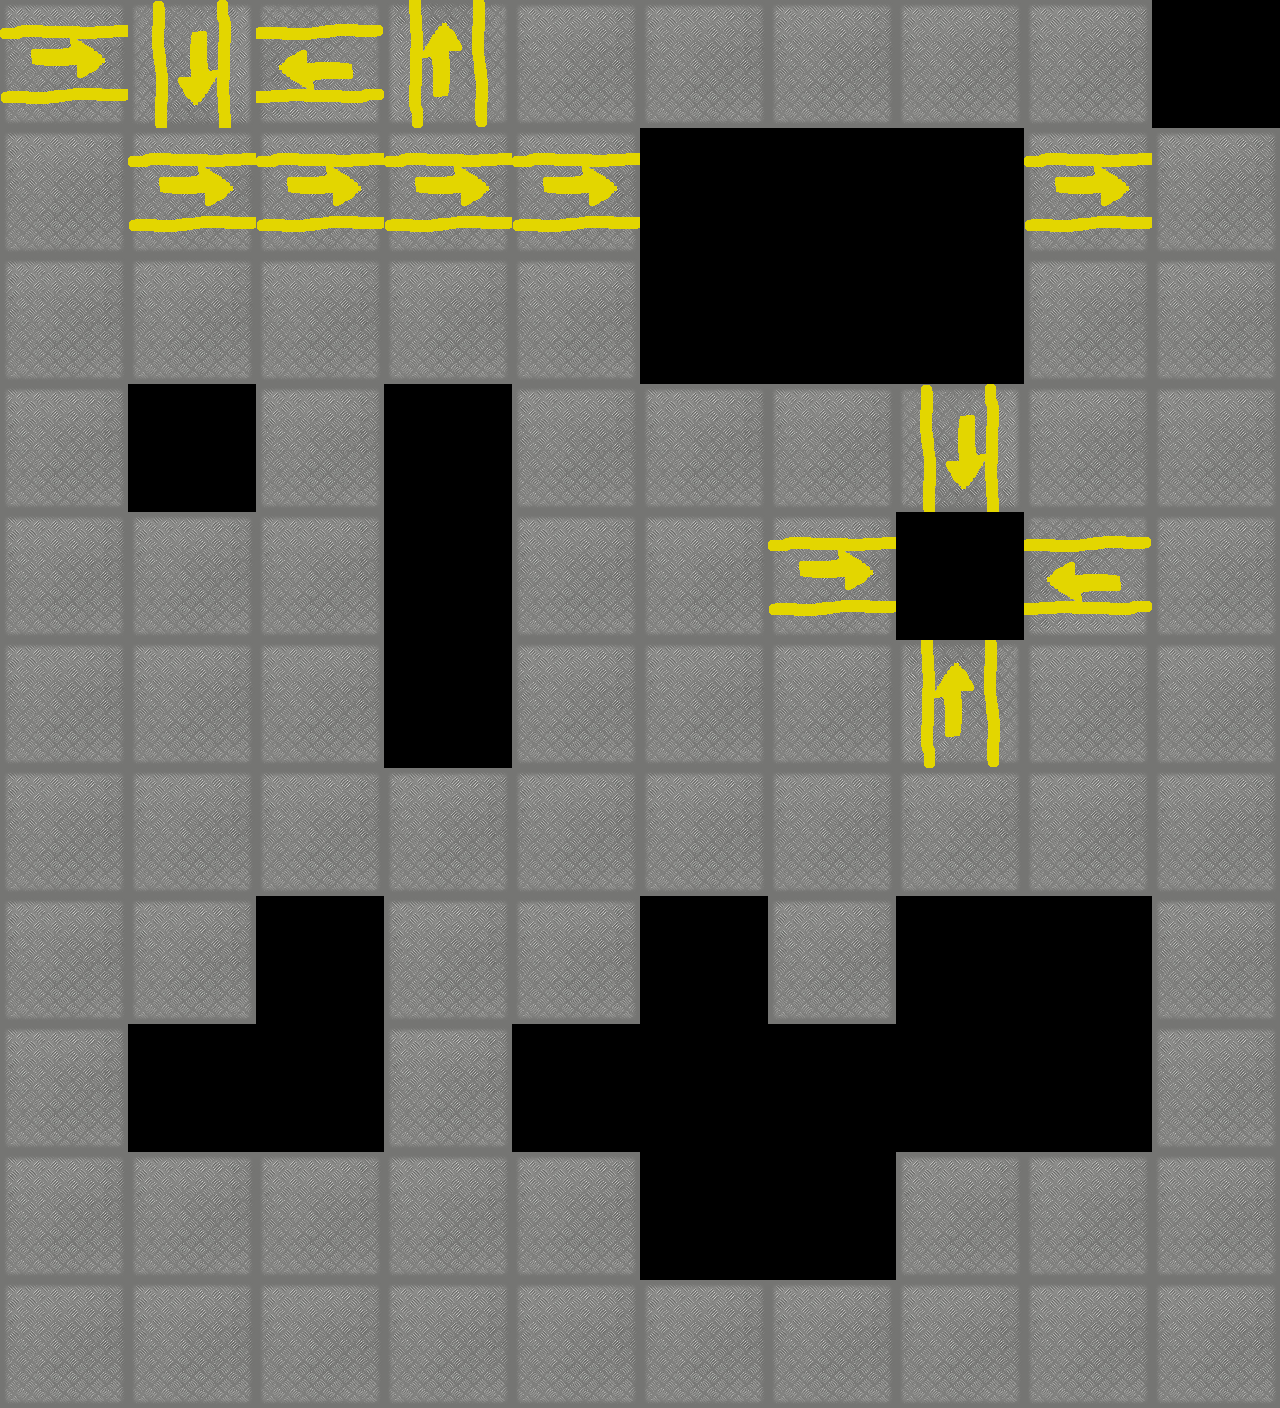

The image is a tile-based game level rendered from a .tmx file. Its description and source (layers, tilesets, objects; grid data summarised) follow:
An orthogonal 10x11 tile map with 128x128 px tiles, 1 tile layer (floor).

<map version="1.0" orientation="orthogonal" width="10" height="11" tilewidth="128" tileheight="128" backgroundcolor="#000000">
 <tileset firstgid="1" name="floor" tilewidth="128" tileheight="128">
  <image source="../tiles/floor.png" width="128" height="384" />
 </tileset>
 <layer name="floor" width="10" height="11">
  <data>[110 cells, 85 non-empty, 2 distinct tile ids]</data>
 </layer>
</map>
